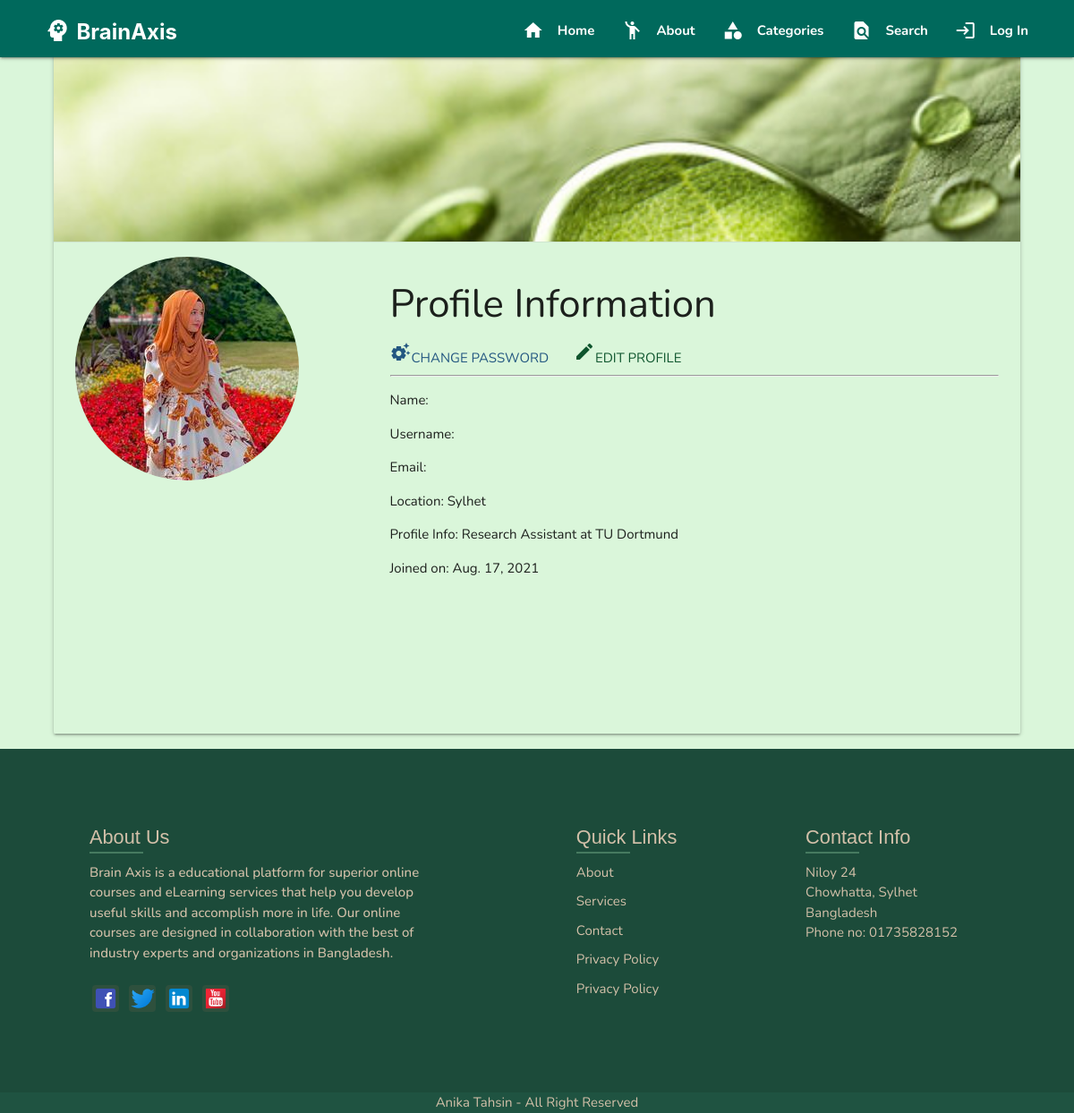
/Meem, run on the app's committed database.
### authy/models.py (models this page shows, shortened)
class Profile(models.Model):
	user = models.OneToOneField(User, on_delete=models.CASCADE, related_name='profile')
	token = models.CharField(max_length=150, default="")
	verify = models.BooleanField(default=False)
	location = models.CharField(max_length=50, null=True, blank=True)
	topic = models.CharField(max_length=50, null=True, blank=True)
	mobile = models.CharField(max_length=50, null=True, blank=True)
	url = models.CharField(max_length=80, null=True, blank=True)
	url1 = models.CharField(max_length=80, null=True, blank=True)
	profile_info = models.TextField(max_length=150, null=True, blank=True)
	plans = models.TextField(max_length=150, null=True, blank=True)
	created = models.DateField(auto_now_add=True)
	picture = models.ImageField(upload_to=user_directory_path_profile, blank=True, null=True, verbose_name='Picture')
	banner = models.ImageField(upload_to=user_directory_path_banner, blank=True, null=True, verbose_name='Banner')
	Nonee = 'None'
	month1 = '6 Months'
	month2 = '12 Months'
	month3 = '18 Months'
	month4 = '24 Months'
	last = 'More than 2 years of experience'
	experiences = [
		(Nonee, 'None'),
		(month1, '6 Months'),
		(month2, '12 Months'),
		(month3, '18 Months'),
		(month4, '24 Months'),
		(last, 'More than 2 years of experience'),
	]
	user_type = models.CharField(max_length=50, choices=experiences, default=None)
	teacher = 'teacher'
	student = 'student'
	user_types = [
        (teacher, 'teacher'),
        (student, 'student'),
    ]
	user_type = models.CharField(max_length=50, choices=user_types, default=student)

### authy/views.py (the view)
# urls.py: path('<username>', UserProfile, name='profile'),
def UserProfile(request, username):
	user = get_object_or_404(User, username=username)
	profile = Profile.objects.get(user=user)
	template = loader.get_template('profile.html')
	context = {
		'profile':profile,
	}
	return HttpResponse(template.render(context, request))

### authy/views.py (called while the page is built)
def SideNavInfo(request):
	user = request.user
	nav_profile = None
	if user.is_authenticated:
		nav_profile = Profile.objects.get(user=user)
	return {'nav_profile': nav_profile}

### student_portall/templates/profile.html (shortened to what this page needs)
{% extends 'base.html' %}
{% load static %}
{% block content %}
<div class="col s12"  style="margin-left: 5%; margin-right: 5%; margin-top: -6%; margin-bottom: 5%;padding-bottom: 6%;">
    <div class="card"  style="background-color: rgb(218, 246, 218);">
        <div class="card-image" style="height: 270px;">
        </div>
        <div class="card-action" style="height: 550px; margin-bottom: -12%;">
            <div class="row">
                <div class="col s4">
                    {% if profile.user.profile.picture %}
                    <img src="{{ profile.user.profile.picture.url }}" class="circle responsive-img">
                    {% else %}
                    <img src="{% static 'img/no_avatar.jpg' %}" class="circle responsive-img">
                    {% endif %}
                </div>
                <div class="col s8">
                    <h3>Profile Information</h3>
                    <a href="{% url 'change_password' %}" style="color: rgb(35, 87, 129);"><i class="material-icons">settings_suggest</i>Change Password</a>
                    <a href="{% url 'edit-profile' %}" style="color: rgb(14, 85, 45);"><i class="material-icons">mode</i>Edit Profile</a>
                    <hr>
                    <p><span class="font-weight-bold">Name: </span> {{ nav_profile.user.first_name }} {{nav_profile.user.last_name }}</p>
                    <p><span class="font-weight-bold">Username: </span> {{user.username}}</p>
                    <p><span class="font-weight-bold">Email: </span> {{user.email}}</p>
                    <p><span class="font-weight-bold">Location: </span> {{profile.location}}</p>
                    <p><span class="font-weight-bold">Profile Info: </span> {{profile.profile_info}}</p>
                    <p><span class="font-weight-bold">Joined on: </span> {{profile.created}}</p>
                </div>
            </div>
        </div>
    </div>
</div>
{% endblock %}

### student_portall/static/css/style.css (style rules this page uses)
body { justify-content: center; background-color: rgb(218, 246, 218); font-family: 'Nunito', sans-serif; }

### data on the page
Profile: user.profile.picture (placeholder picture), location "Sylhet", profile_info "Research Assistant at TU Dortmund", created "Aug. 17, 2021"
